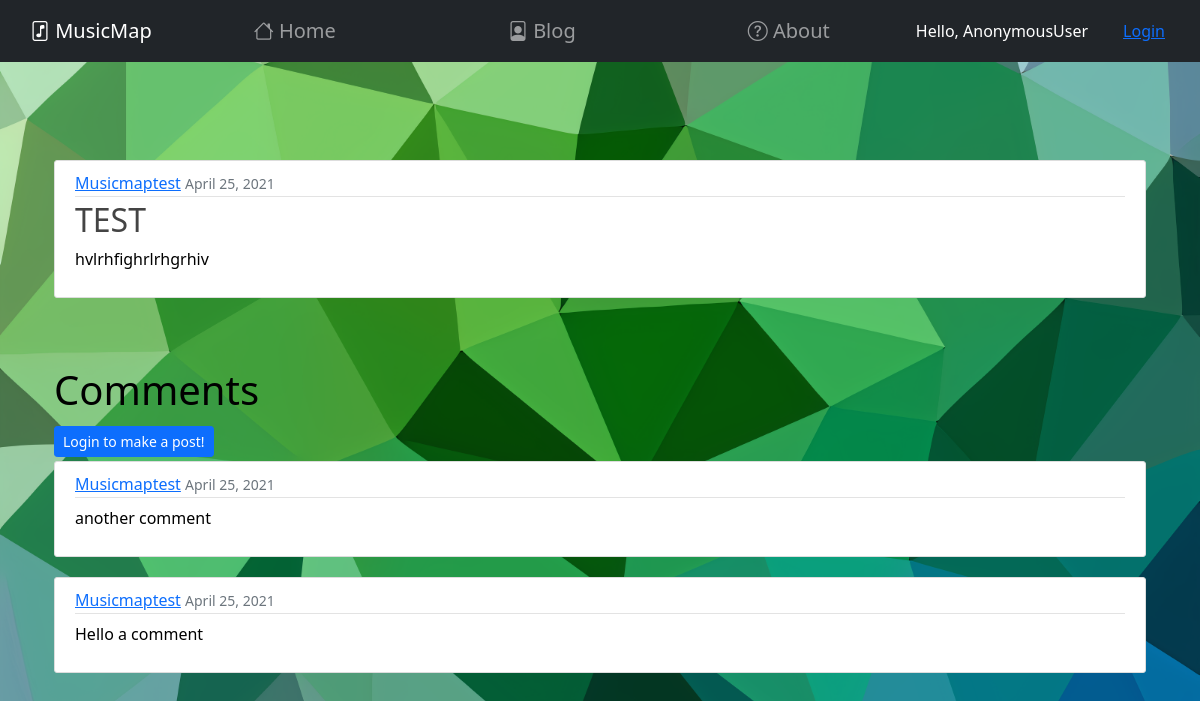
/blog/post/3/, run on the app's committed database.
### mysite/musicmap/models.py (models this page shows, shortened)
class Blog(models.Model):
    title = CharField(max_length=200)
    date_added = DateTimeField(auto_now=True)
    content = TextField()
    author = models.ForeignKey(User, on_delete=models.CASCADE)

class Comment(models.Model):
    date_added = DateTimeField(auto_now_add=True)
    content = TextField()
    author = models.ForeignKey(User, on_delete=models.CASCADE)
    blog = models.ForeignKey(Blog, on_delete=models.CASCADE, related_name="comments")
    class Meta:
       ordering = ['-date_added']

### mysite/musicmap/views.py (the view)
# urls.py: path('blog/post/<int:pk>/', PostDetailView.as_view(), name="post-detail"),
class PostDetailView(DetailView):
    model = Blog

### mysite/musicmap/templates/musicmap/blog_detail.html (shortened to what this page needs)
{%extends "musicmap/base.html"%}
{%load static%}
{%block content%}
<div class="container">
  <article class="media content-section">
      <div class="media-body">
        <div class="article-metadata">
          <a class="mr-2" href="#">{{ object.author }}</a>
          <small class="text-muted">{{ object.date_added|date:"F d, Y" }}</small>
        </div>
        <h2 class="article-title">{{ object.title }}</h2>
        <p class="article-content">{{ object.content }}</p>
      </div>
    </article>
    <br> <br>
    <div>
      <h1>Comments</h1>
    </div>
    {% if user.is_authenticated %}
          <a class="btn btn-primary btn-sm mt-1 mb-1" href="{% url 'add_comment' object.pk %}">Create New Comment</a>
          <br>
    {%else%}
          <a class="btn btn-primary btn-sm mt-1 mb-1" style="margin-bottom: 10px;" href="{% url 'login' %}">Login to make a post!</a>
    {%endif%}
    {%for comment in object.comments.all %}
      <article class="media content-section">
        <div class="media-body">
          <div class="article-metadata">
            <a class="mr-2" href="#">{{ comment.author }}</a>
            <small class="text-muted">{{ comment.date_added|date:"F d, Y" }}</small>
          </div>
          <p class="article-content">{{ comment.content }}</p>
        </div>
      </article>
    {%endfor%}
  </div>
{% endblock content %}

### data on the page
Blog: author "Musicmaptest", date_added "April 25, 2021", title "TEST", content "hvlrhfighrlrhgrhiv"
Comment: author "Musicmaptest", date_added "April 25, 2021", content "another comment"
Comment: author "Musicmaptest", date_added "April 25, 2021", content "Hello a comment"

### other printed values
{{ request.user }} "AnonymousUser"
